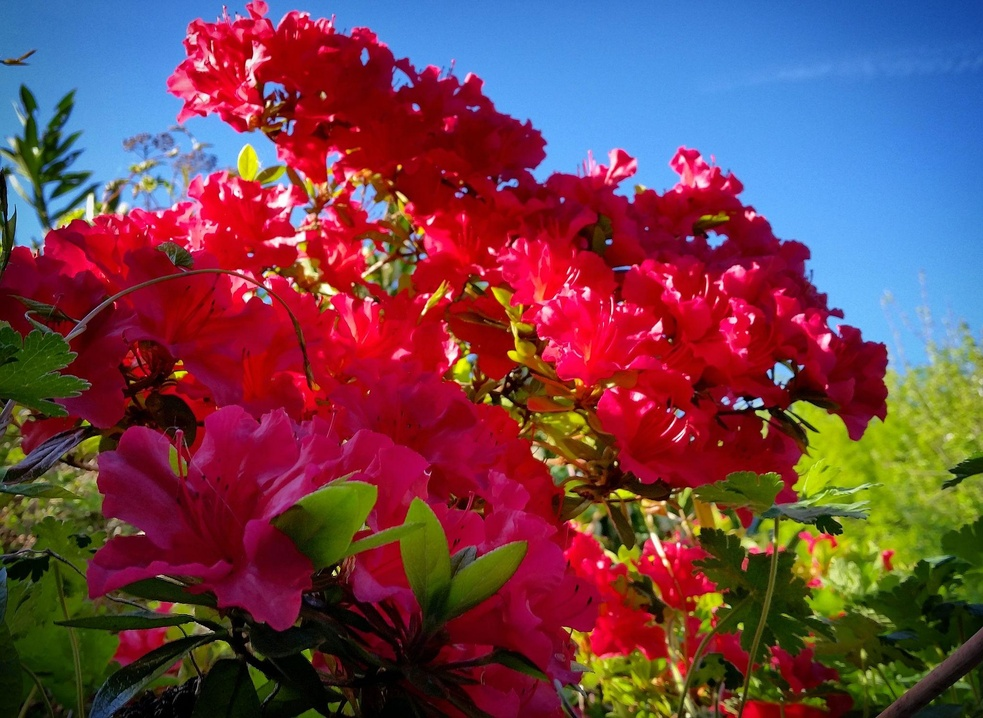
#> input picture Computer Vision lab expeiments/exp5.py/image.jpg, 983 x 718 px, shrunk from 2048 x 1496 before the run
$ python exp5.py
#> lines starting #> are read from the running program, lines starting #| are printed output that depends on the picture

import cv2
import matplotlib.pyplot as plt

def analyze_histogram(filename):
#> called with filename = 'image.jpg'
    img = cv2.imread(filename)
#> img is the input picture: shape (718, 983, 3); mean B, G, R 77.8, 66.1, 111.7

    if img is None:
        print("Image not found")
        return

    # Split image into color channels
    colors = ("b", "g", "r")
    names = ("Blue", "Green", "Red")

    for i, color in enumerate(colors):
        hist = cv2.calcHist(
            [img], [i], None, [256], [0, 256]
        )

        plt.plot(hist, color=color, label=names[i])

    plt.title("Color Histogram")
    plt.xlabel("Intensity Level (0-255)")
    plt.ylabel("Pixel Count")
    plt.legend()
    plt.show()
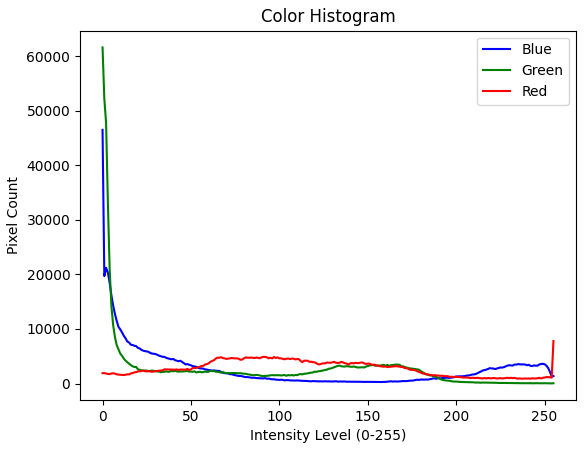
#> figure drawn by matplotlib, 1 panel; curve peaks at x = 0, y = 46497; curve peaks at x = 0, y = 61609; curve peaks at x = 255, y = 7791

analyze_histogram("image.jpg")
